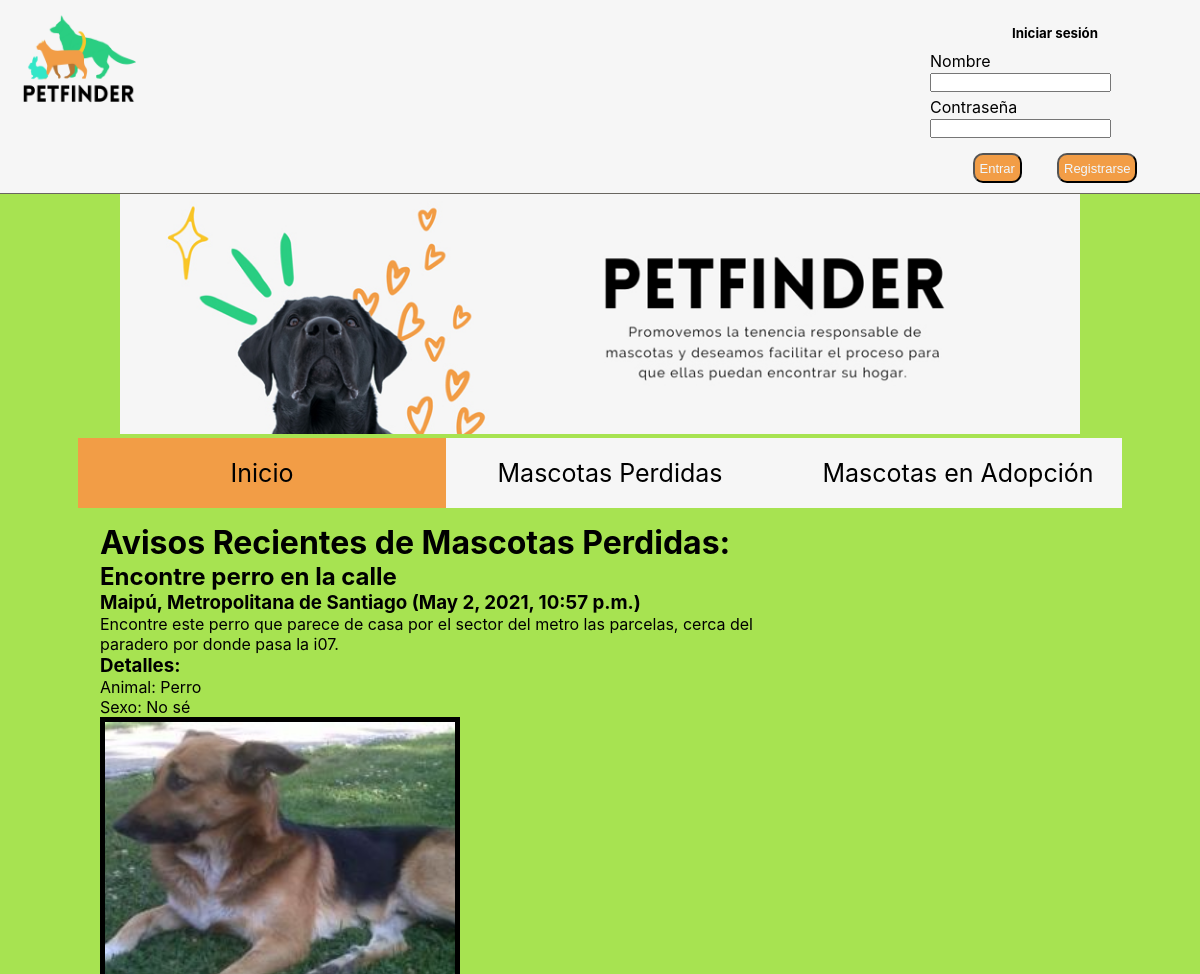
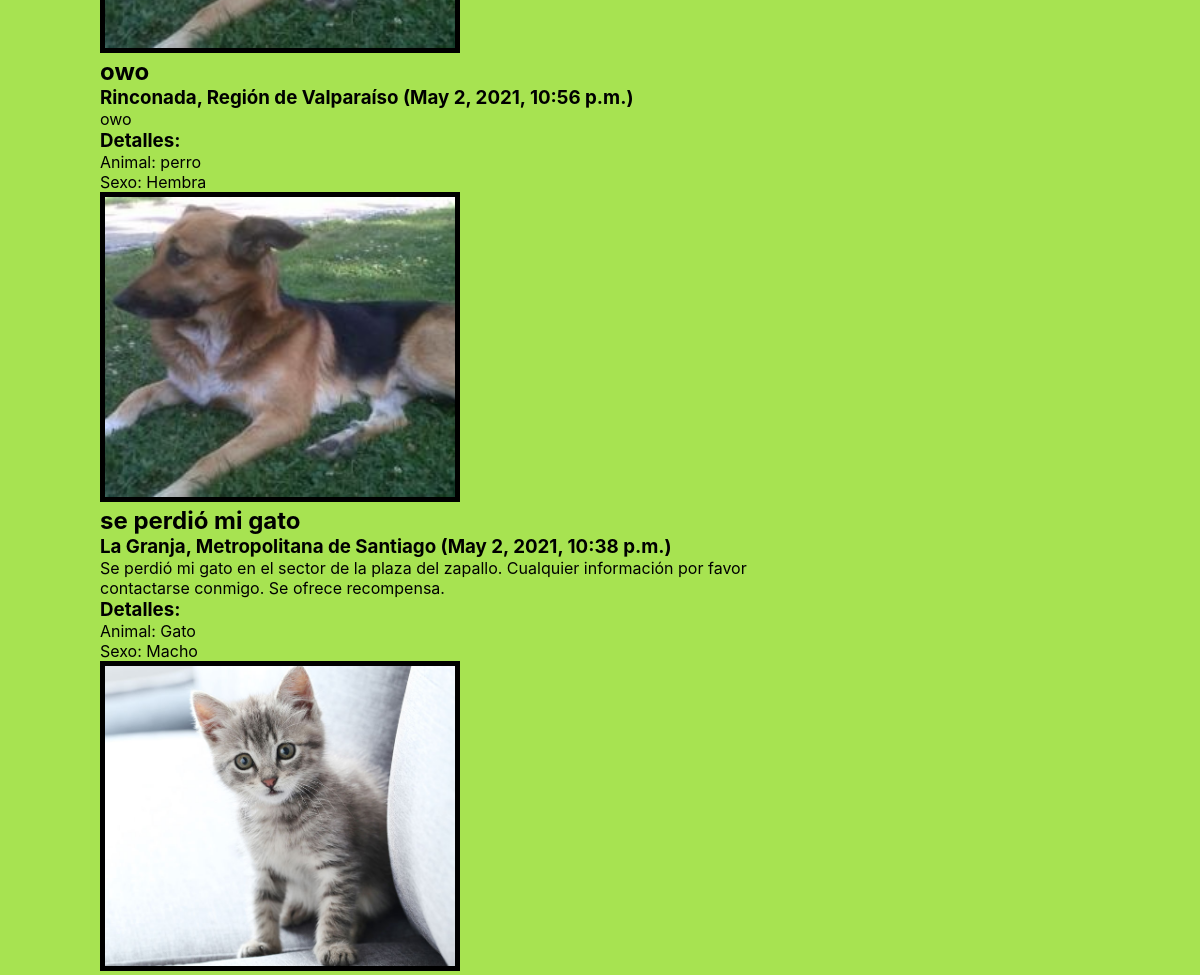
/inicio/, run on an earlier commit of the app's database (2 pictures, top to bottom).
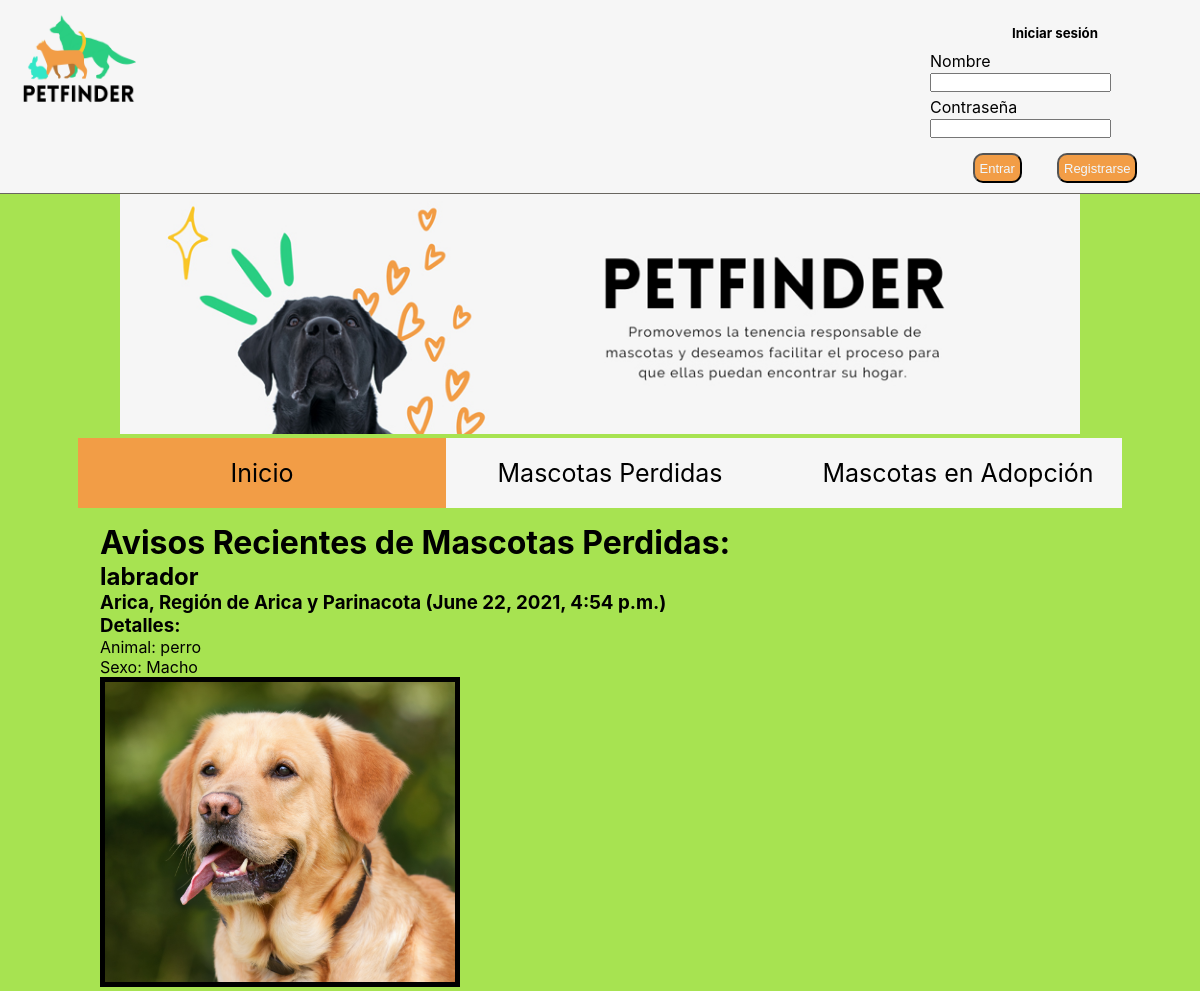
And on a later commit of the database.
### Avisos/models.py (models this page shows)
class Aviso(models.Model):
    Id = models.BigAutoField(primary_key=True)
    Motivo = models.CharField(max_length=15)
    Titulo = models.CharField(max_length=30)
    Comuna = models.CharField(max_length=30)
    Region = models.CharField(max_length=40)
    Fecha = models.DateTimeField(default=datetime.now())
    Tipo_Animal = models.CharField(max_length=40)
    Sexo = models.CharField(max_length=15)
    Nombre_De_Usuario = models.ForeignKey(User, on_delete=models.DO_NOTHING)
    Descripcion = models.CharField(max_length=250, blank=True)
    Foto = models.ImageField(upload_to="images/")
    Estado_del_Aviso = models.BooleanField(default=False)

### Avisos/views.py (the view, shortened to what this page needs)
# urls.py: path('inicio/', inicio, name='inicio'),
def inicio(request):
    last = Aviso.objects.order_by('-Fecha')[:6]
    if request.user.is_authenticated:
        if request.method == 'GET':
             return render(request,"Inicio.html",{'last':last})
        if request.method == 'POST':
            region = request.POST['region']
            comuna = request.POST['comuna']
            Tipo_Animal = request.POST['tipo-mascota']
            sexo = request.POST['sexo-mascota']
            foto = request.FILES['foto-mascota']
            motivo = request.POST['tipo-pub']
            titulo = request.POST['title']
            comentario = request.POST['comentarios']
            aviso = Aviso.objects.create(Motivo=motivo, Titulo=titulo,Comuna=comuna, Region=region, Tipo_Animal=Tipo_Animal,
            Sexo=sexo, Nombre_De_Usuario=request.user, Descripcion=comentario, Foto=foto)
        return HttpResponseRedirect('/inicio')
    else:
        if request.method == 'GET':
             return render(request,"Inicio.html",{'last':last})

### Avisos/templates/Inicio.html (shortened to what this page needs)
<!DOCTYPE html>
<html lang=es>
<head>
    {% load static %}
    <link rel="stylesheet" href="{% static 'styles/basic.css' %}">
    <link rel="stylesheet" href="{% static 'styles/form.css' %}">
    <link rel="stylesheet" href="{% static 'styles/inicio.css' %}">
</head>
<body>
    {% include "superior.html"%}
    <div>
        <ul id="barra">
            <li><a class="link orange" href="{% url 'inicio' %}">Inicio</a> </li>
            <li><a class="link" href="{% url 'mascotas_perdidas' %}">Mascotas Perdidas</a> </li>
            <li onclick="abrir('modalDisclaimer')"><span class="false-link">Mascotas en Adopción</span></li>
        </ul>
    </div>
    <div class=bloque_principal>
        <div class=bloque_izq>
            <h1> Avisos Recientes de Mascotas Perdidas: </h1>
            {% block content %}
            {% for aviso in last%}
            <h2>{{aviso.Titulo}}</h2>
            <h3>{{aviso.Comuna}}, {{aviso.Region}} ({{aviso.Fecha}})</h3>
            <p> {{aviso.Descripcion}} </p>
            <h3>Detalles:</h3>
            <p>Animal: {{aviso.Tipo_Animal}}</p>
            <p>Sexo: {{aviso.Sexo}}</p>
            <img class="aviso-foto" src="{{aviso.Foto.url}}" alt="">
            {% endfor %}
            {% endblock %}
        </div>
    </div>
</body>
</html>

### Avisos/templates/superior.html (shortened to what this page needs)
<html>
<head>
    {% load static %}
    <link rel="stylesheet" href="{% static 'styles/superior.css' %}">
    <link rel="stylesheet" href="https://cdnjs.cloudflare.com/ajax/libs/font-awesome/4.7.0/css/font-awesome.min.css">
    <link rel="stylesheet" href="{% static 'styles/basic.css' %}">
</head>
<body>
    <div class="topnav">
        <img src="{% static 'images/logo_n.png' %}" alt="">
        <div class="login">
            {% if user.is_authenticated %}
            <a class="link" href="{%url 'inicio'%}"> <i class="fa fa-fw fa-user"></i> Usuario</a>
            <a class="link" href="{% url 'logout_user' %}">Cerrar sesión</a>
            {% else %}
            <h5>Iniciar sesión</h5>
            <form method="post">
                <div class="form-group">
                    <label for="nombre_usuario">Nombre</label>
                    <input type="text" class="form-control" id=nombre_usuario name="nombre_usuario" required>
                </div>
                <div class="form-group">
                    <label for="contraseña">Contraseña</label>
                    <input type="password" class="form-control" id="contraseña" name="contraseña" required>
                </div>
                <div class="buttons">
                    <button type="submit">Entrar</button>
                    <a href="{% url 'register_user' %}"><button type="button">Registrarse</button></a>
                </div>
            </form>
            {% endif %}
        </div>
    </div>
    <div class="portada">
        <img src="{% static 'images/portada.jpg' %}" alt="">
    </div>
</body>
</html>

### Avisos/static/styles/basic.css (style rules this page uses)
* { z-index: 0; margin: 0; padding: 0; }
body { background-color: #A7E351; margin:0; font-family: -apple-system, BlinkMacSystemFont, Segoe UI, Helvetica, Arial, sans-serif, Apple Color Emoji, Segoe UI Emoji; margin: 0; }
button { width: fit-content; height: 30px; font-size: 13px; border-radius: 10px; color: aliceblue; padding: 0 5px; }
.buttons { width: auto; margin-top: 15px; display: flex; justify-content: space-around; padding: 0 25px; }
button { background-color: #f29d46; }

### Avisos/static/styles/form.css (style rules this page uses)
form { padding-top:5px; }
.buttons { display: flex; width: 700px; margin: auto; justify-content: center; padding: 0 25px; }

### Avisos/static/styles/inicio.css (style rules this page uses)
.bloque_principal { background-color: #f6f6f6; margin-left: 100px; margin-right: 100px; margin-top: 15px; }
.bloque_izq { float: left; width: 70%; }
.aviso-foto { width: 50% !important; height: 25vw; object-fit: cover; border: 5px solid black; }

### Avisos/static/styles/superior.css (style rules this page uses)
body { background-color: #A7E351; margin:0; font-family: -apple-system, BlinkMacSystemFont, Segoe UI, Helvetica, Arial, sans-serif, Apple Color Emoji, Segoe UI Emoji; margin: 0; }
.topnav { display: flex; flex-direction: row; overflow: hidden; background-color: #f6f6f6; justify-content: space-between; padding: 10px 20px; border-bottom: #696660 solid 1px; }
.topnav img { width: 10%; height: 25%; }
button { padding:5px 15px; }
.link { float: right; text-align: center; padding: 40px 25px; text-decoration: none; font-size: 17px; color: black; margin: auto 0; }
.login h5 { width: 100%; text-align: center; margin-top: 15px; }
.form-group { margin: 5px 0; width: 250px; }
.buttons { width: auto; }
label { display: inline-block; width: 100px; }
.portada { width: 80vw; margin: auto; }
.portada img { width: 100%; }
#barra { width: 87vw; list-style: none; overflow: hidden; background-color: #f6f6f6; margin: auto; display: flex; margin-bottom: 10px; }
#barra li { width: 29vw; }
#barra li a { width: 100%; float: left; text-align: center; padding: 20px 10px; text-decoration: none; font-size: 25px; color: black; }
.orange { background: #f29d46; }
.false-link { width: 100%; float: left; text-align: center; padding: 20px 10px; text-decoration: none; font-size: 25px; color: black; }

What changed in the data, as far as the page shows it:
removed Aviso: Titulo "Encontre perro en la calle", Comuna "Maipú", Region "Metropolitana de Santiago", Fecha "May 2, 2021, 10:57 p.m.", Descripcion "Encontre este perro que parece de casa por el sector del metro las parcelas, cerca del paradero por donde pasa la i07.", Tipo_Animal "Perro", Sexo "No sé", Foto (picture)
removed Aviso: Titulo "owo", Comuna "Rinconada", Region "Región de Valparaíso", Fecha "May 2, 2021, 10:56 p.m.", Descripcion "owo", Tipo_Animal "perro", Sexo "Hembra", Foto (picture)
removed Aviso: Titulo "se perdió mi gato", Comuna "La Granja", Region "Metropolitana de Santiago", Fecha "May 2, 2021, 10:38 p.m.", Descripcion "Se perdió mi gato en el sector de la plaza del zapallo. Cualquier información por favor contactarse conmigo. Se ofrece recompensa.", Tipo_Animal "Gato", Sexo "Macho", Foto (picture)
added Aviso: Titulo "labrador", Comuna "Arica", Region "Región de Arica y Parinacota", Fecha "June 22, 2021, 4:54 p.m.", Tipo_Animal "perro", Sexo "Macho", Foto (picture)
